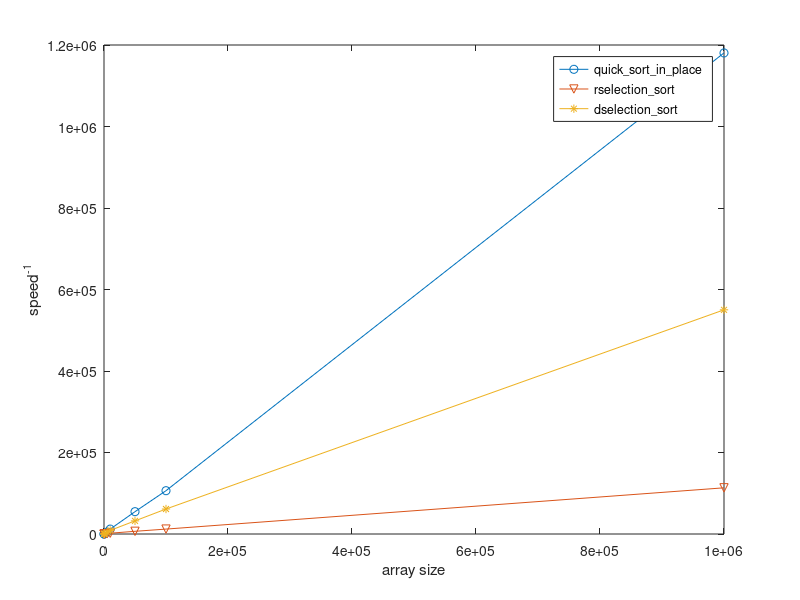

Source code (MATLAB):
clear all;clc;
t0=[7 57 983 4701 12018 54800 106287 1180554];
t1=[3 15 191 832 1944 6622 12056 113349];
t2=[9 69 1089 3921 8860 32207 61333 550122];
size=[10 100 1000 5000 10000 50000 100000 1000000];
plot(size,t0,'o-',size,t1,'v-',size,t2,'*-');
xlabel('array size');
ylabel('speed^{-1}');
legend('quick\_sort\_in\_place','rselection\_sort','dselection\_sort');